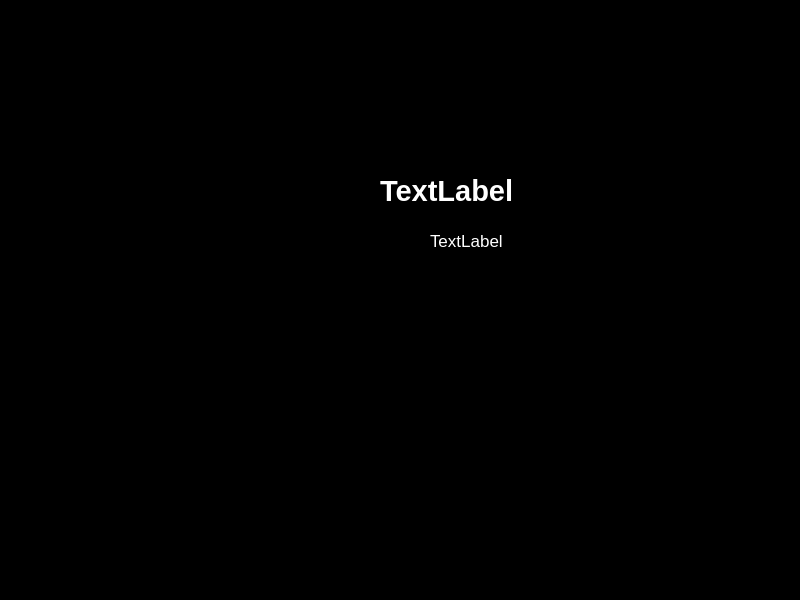
<?xml version="1.0" encoding="UTF-8"?>
<ui version="4.0">
 <class>MainWindow</class>
 <widget class="QMainWindow" name="MainWindow">
  <property name="geometry">
   <rect>
    <x>0</x>
    <y>0</y>
    <width>800</width>
    <height>600</height>
   </rect>
  </property>
  <property name="font">
   <font>
    <pointsize>10</pointsize>
    <weight>75</weight>
    <bold>true</bold>
   </font>
  </property>
  <property name="windowTitle">
   <string>MainWindow</string>
  </property>
  <property name="styleSheet">
   <string notr="true">background-color: rgb(255, 255, 255);
background-color: rgb(0, 0, 0);</string>
  </property>
  <widget class="QWidget" name="centralwidget">
   <widget class="QLabel" name="text_alert">
    <property name="geometry">
     <rect>
      <x>380</x>
      <y>150</y>
      <width>291</width>
      <height>81</height>
     </rect>
    </property>
    <property name="font">
     <font>
      <pointsize>22</pointsize>
      <weight>75</weight>
      <bold>true</bold>
     </font>
    </property>
    <property name="styleSheet">
     <string notr="true">color: rgb(255, 255, 255);</string>
    </property>
    <property name="text">
     <string>TextLabel</string>
    </property>
   </widget>
   <widget class="QLabel" name="time">
    <property name="geometry">
     <rect>
      <x>60</x>
      <y>60</y>
      <width>117</width>
      <height>31</height>
     </rect>
    </property>
    <property name="font">
     <font>
      <pointsize>20</pointsize>
     </font>
    </property>
    <property name="styleSheet">
     <string notr="true">color: rgb(255, 255, 255);</string>
    </property>
    <property name="text">
     <string>00:00</string>
    </property>
   </widget>
   <widget class="QLabel" name="semicircle">
    <property name="geometry">
     <rect>
      <x>570</x>
      <y>280</y>
      <width>241</width>
      <height>131</height>
     </rect>
    </property>
    <property name="text">
     <string>TextLabel</string>
    </property>
   </widget>
   <widget class="QLabel" name="dial">
    <property name="geometry">
     <rect>
      <x>120</x>
      <y>310</y>
      <width>131</width>
      <height>21</height>
     </rect>
    </property>
    <property name="text">
     <string>TextLabel</string>
    </property>
   </widget>
   <widget class="QLabel" name="unit">
    <property name="geometry">
     <rect>
      <x>330</x>
      <y>290</y>
      <width>61</width>
      <height>51</height>
     </rect>
    </property>
    <property name="font">
     <font>
      <pointsize>22</pointsize>
     </font>
    </property>
    <property name="styleSheet">
     <string notr="true">color: rgb(238, 238, 236);</string>
    </property>
    <property name="text">
     <string>kph</string>
    </property>
   </widget>
   <widget class="QGraphicsView" name="graphicsView">
    <property name="geometry">
     <rect>
      <x>-400</x>
      <y>-20</y>
      <width>1531</width>
      <height>801</height>
     </rect>
    </property>
    <property name="font">
     <font>
      <weight>75</weight>
      <bold>true</bold>
     </font>
    </property>
   </widget>
   <widget class="QLabel" name="htja_icon">
    <property name="geometry">
     <rect>
      <x>290</x>
      <y>60</y>
      <width>81</width>
      <height>31</height>
     </rect>
    </property>
    <property name="styleSheet">
     <string notr="true">image: url(:/pictures/icons/htja.png);</string>
    </property>
    <property name="text">
     <string/>
    </property>
   </widget>
   <widget class="QLabel" name="Speed">
    <property name="geometry">
     <rect>
      <x>190</x>
      <y>300</y>
      <width>101</width>
      <height>71</height>
     </rect>
    </property>
    <property name="font">
     <font>
      <pointsize>60</pointsize>
     </font>
    </property>
    <property name="styleSheet">
     <string notr="true">color: rgb(255, 255, 255);</string>
    </property>
    <property name="text">
     <string>0</string>
    </property>
   </widget>
   <widget class="QLabel" name="image_alert">
    <property name="geometry">
     <rect>
      <x>160</x>
      <y>140</y>
      <width>151</width>
      <height>141</height>
     </rect>
    </property>
    <property name="text">
     <string>TextLabel</string>
    </property>
   </widget>
   <widget class="QLabel" name="border">
    <property name="geometry">
     <rect>
      <x>40</x>
      <y>60</y>
      <width>671</width>
      <height>331</height>
     </rect>
    </property>
    <property name="text">
     <string>TextLabel</string>
    </property>
   </widget>
   <widget class="QLabel" name="text_msg">
    <property name="geometry">
     <rect>
      <x>430</x>
      <y>210</y>
      <width>231</width>
      <height>61</height>
     </rect>
    </property>
    <property name="font">
     <font>
      <pointsize>13</pointsize>
     </font>
    </property>
    <property name="styleSheet">
     <string notr="true">color: rgb(255, 255, 255);</string>
    </property>
    <property name="text">
     <string>TextLabel</string>
    </property>
   </widget>
   <zorder>graphicsView</zorder>
   <zorder>semicircle</zorder>
   <zorder>time</zorder>
   <zorder>dial</zorder>
   <zorder>unit</zorder>
   <zorder>htja_icon</zorder>
   <zorder>Speed</zorder>
   <zorder>border</zorder>
   <zorder>image_alert</zorder>
   <zorder>text_alert</zorder>
   <zorder>text_msg</zorder>
  </widget>
  <widget class="QMenuBar" name="menubar">
   <property name="geometry">
    <rect>
     <x>0</x>
     <y>0</y>
     <width>800</width>
     <height>22</height>
    </rect>
   </property>
  </widget>
  <widget class="QStatusBar" name="statusbar"/>
 </widget>
 <resources/>
 <connections/>
</ui>
